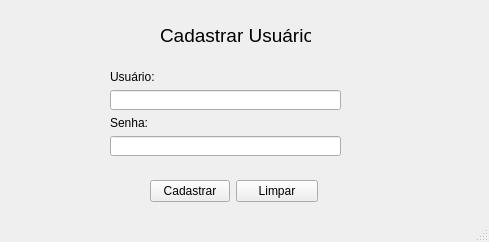
<?xml version="1.0" encoding="UTF-8"?>
<ui version="4.0">
 <class>FormCadastrarUsuario</class>
 <widget class="QMainWindow" name="FormCadastrarUsuario">
  <property name="geometry">
   <rect>
    <x>0</x>
    <y>0</y>
    <width>489</width>
    <height>242</height>
   </rect>
  </property>
  <property name="windowTitle">
   <string>Cadastrar Usuário</string>
  </property>
  <property name="windowIcon">
   <iconset>
    <normaloff>../../img/cliente.png</normaloff>../../img/cliente.png</iconset>
  </property>
  <widget class="QWidget" name="centralwidget">
   <widget class="QLabel" name="label">
    <property name="geometry">
     <rect>
      <x>160</x>
      <y>20</y>
      <width>151</width>
      <height>31</height>
     </rect>
    </property>
    <property name="font">
     <font>
      <pointsize>14</pointsize>
     </font>
    </property>
    <property name="text">
     <string>Cadastrar Usuário</string>
    </property>
   </widget>
   <widget class="QWidget" name="layoutWidget">
    <property name="geometry">
     <rect>
      <x>150</x>
      <y>180</y>
      <width>168</width>
      <height>35</height>
     </rect>
    </property>
    <layout class="QFormLayout" name="formLayout">
     <item row="0" column="0">
      <widget class="QPushButton" name="btnCadastrar">
       <property name="text">
        <string>Cadastrar</string>
       </property>
       <property name="icon">
        <iconset>
         <normaloff>../../img/salvar usuario.png</normaloff>../../img/salvar usuario.png</iconset>
       </property>
       <property name="iconSize">
        <size>
         <width>25</width>
         <height>25</height>
        </size>
       </property>
      </widget>
     </item>
     <item row="0" column="1">
      <widget class="QPushButton" name="btnLimpar">
       <property name="text">
        <string>Limpar</string>
       </property>
       <property name="icon">
        <iconset>
         <normaloff>../../img/borracha.png</normaloff>../../img/borracha.png</iconset>
       </property>
       <property name="iconSize">
        <size>
         <width>25</width>
         <height>25</height>
        </size>
       </property>
      </widget>
     </item>
    </layout>
   </widget>
   <widget class="QWidget" name="">
    <property name="geometry">
     <rect>
      <x>110</x>
      <y>70</y>
      <width>231</width>
      <height>86</height>
     </rect>
    </property>
    <layout class="QVBoxLayout" name="verticalLayout">
     <item>
      <widget class="QLabel" name="labelUsuario">
       <property name="text">
        <string>Usuário:</string>
       </property>
      </widget>
     </item>
     <item>
      <widget class="QLineEdit" name="editUsuario">
       <property name="inputMask">
        <string/>
       </property>
       <property name="echoMode">
        <enum>QLineEdit::Normal</enum>
       </property>
      </widget>
     </item>
     <item>
      <widget class="QLabel" name="labelSenha">
       <property name="text">
        <string>Senha:</string>
       </property>
      </widget>
     </item>
     <item>
      <widget class="QLineEdit" name="editSenha">
       <property name="inputMask">
        <string/>
       </property>
       <property name="echoMode">
        <enum>QLineEdit::Password</enum>
       </property>
      </widget>
     </item>
    </layout>
   </widget>
  </widget>
  <widget class="QStatusBar" name="statusbar"/>
 </widget>
 <tabstops>
  <tabstop>editUsuario</tabstop>
  <tabstop>btnCadastrar</tabstop>
  <tabstop>btnLimpar</tabstop>
 </tabstops>
 <resources/>
 <connections>
  <connection>
   <sender>btnLimpar</sender>
   <signal>clicked()</signal>
   <receiver>editUsuario</receiver>
   <slot>clear()</slot>
   <hints>
    <hint type="sourcelabel">
     <x>264</x>
     <y>156</y>
    </hint>
    <hint type="destinationlabel">
     <x>259</x>
     <y>88</y>
    </hint>
   </hints>
  </connection>
 </connections>
</ui>
